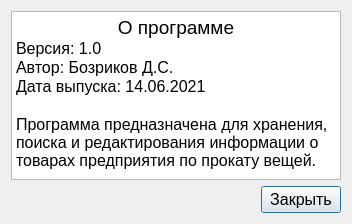
<?xml version="1.0" encoding="UTF-8"?>
<ui version="4.0">
 <class>reference</class>
 <widget class="QDialog" name="reference">
  <property name="geometry">
   <rect>
    <x>0</x>
    <y>0</y>
    <width>352</width>
    <height>224</height>
   </rect>
  </property>
  <property name="windowTitle">
   <string>О программе</string>
  </property>
  <property name="windowIcon">
   <iconset resource="icons_res.qrc">
    <normaloff>:/all_icons/icons/info_act.png</normaloff>:/all_icons/icons/info_act.png</iconset>
  </property>
  <layout class="QGridLayout" name="gridLayout">
   <item row="1" column="1">
    <widget class="QPushButton" name="pushButton">
     <property name="font">
      <font>
       <pointsize>12</pointsize>
      </font>
     </property>
     <property name="text">
      <string>Закрыть</string>
     </property>
    </widget>
   </item>
   <item row="1" column="0">
    <spacer name="horizontalSpacer">
     <property name="orientation">
      <enum>Qt::Horizontal</enum>
     </property>
     <property name="sizeHint" stdset="0">
      <size>
       <width>40</width>
       <height>20</height>
      </size>
     </property>
    </spacer>
   </item>
   <item row="0" column="0" colspan="2">
    <widget class="QTextEdit" name="textEdit">
     <property name="readOnly">
      <bool>true</bool>
     </property>
     <property name="html">
      <string>&lt;!DOCTYPE HTML PUBLIC &quot;-//W3C//DTD HTML 4.0//EN&quot; &quot;http://www.w3.org/TR/REC-html40/strict.dtd&quot;&gt;
&lt;html&gt;&lt;head&gt;&lt;meta name=&quot;qrichtext&quot; content=&quot;1&quot; /&gt;&lt;style type=&quot;text/css&quot;&gt;
p, li { white-space: pre-wrap; }
&lt;/style&gt;&lt;/head&gt;&lt;body style=&quot; font-family:'MS Shell Dlg 2'; font-size:8.25pt; font-weight:400; font-style:normal;&quot;&gt;
&lt;p align=&quot;center&quot; style=&quot; margin-top:0px; margin-bottom:0px; margin-left:0px; margin-right:0px; -qt-block-indent:0; text-indent:0px;&quot;&gt;&lt;span style=&quot; font-size:14pt;&quot;&gt;О программе&lt;/span&gt;&lt;/p&gt;
&lt;p style=&quot; margin-top:0px; margin-bottom:0px; margin-left:0px; margin-right:0px; -qt-block-indent:0; text-indent:0px;&quot;&gt;&lt;span style=&quot; font-size:12pt;&quot;&gt;Версия: 1.0&lt;/span&gt;&lt;/p&gt;
&lt;p style=&quot; margin-top:0px; margin-bottom:0px; margin-left:0px; margin-right:0px; -qt-block-indent:0; text-indent:0px;&quot;&gt;&lt;span style=&quot; font-size:12pt;&quot;&gt;Автор: Бозриков Д.С.&lt;/span&gt;&lt;/p&gt;
&lt;p style=&quot; margin-top:0px; margin-bottom:0px; margin-left:0px; margin-right:0px; -qt-block-indent:0; text-indent:0px;&quot;&gt;&lt;span style=&quot; font-size:12pt;&quot;&gt;Дата выпуска: 14.06.2021&lt;/span&gt;&lt;/p&gt;
&lt;p style=&quot;-qt-paragraph-type:empty; margin-top:0px; margin-bottom:0px; margin-left:0px; margin-right:0px; -qt-block-indent:0; text-indent:0px; font-size:12pt;&quot;&gt;&lt;br /&gt;&lt;/p&gt;
&lt;p style=&quot; margin-top:0px; margin-bottom:0px; margin-left:0px; margin-right:0px; -qt-block-indent:0; text-indent:0px;&quot;&gt;&lt;span style=&quot; font-size:12pt;&quot;&gt;Программа предназначена для хранения, поиска и редактирования информации о товарах предприятия по прокату вещей.&lt;/span&gt;&lt;/p&gt;&lt;/body&gt;&lt;/html&gt;</string>
     </property>
    </widget>
   </item>
  </layout>
 </widget>
 <resources>
  <include location="icons_res.qrc"/>
 </resources>
 <connections/>
</ui>
